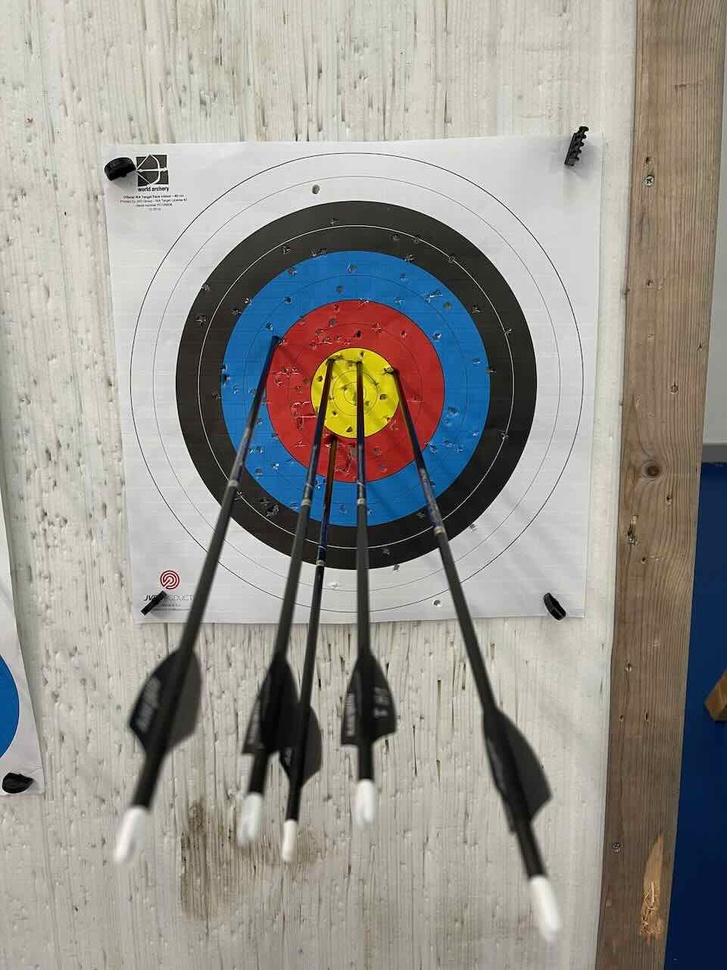
#> input picture plot_test_1_to_10/1.jpeg, 727 x 970 px, shrunk from 960 x 1280 before the run
$ python blob_detection.py
#> lines starting #> are read from the running program, lines starting #| are printed output that depends on the picture; after the words box and inside, x2 and y2 are one past the last pixel; in counts of white or black regions, pixels touching at a corner belong together
import cv2
import numpy as np

# Load the input image
img = cv2.imread('plot_test_1_to_10/1.jpeg')
#> img is the input picture: shape (970, 727, 3); mean B, G, R 142.5, 148.3, 151.2

# Convert the image to grayscale
gray = cv2.cvtColor(img, cv2.COLOR_BGR2GRAY)
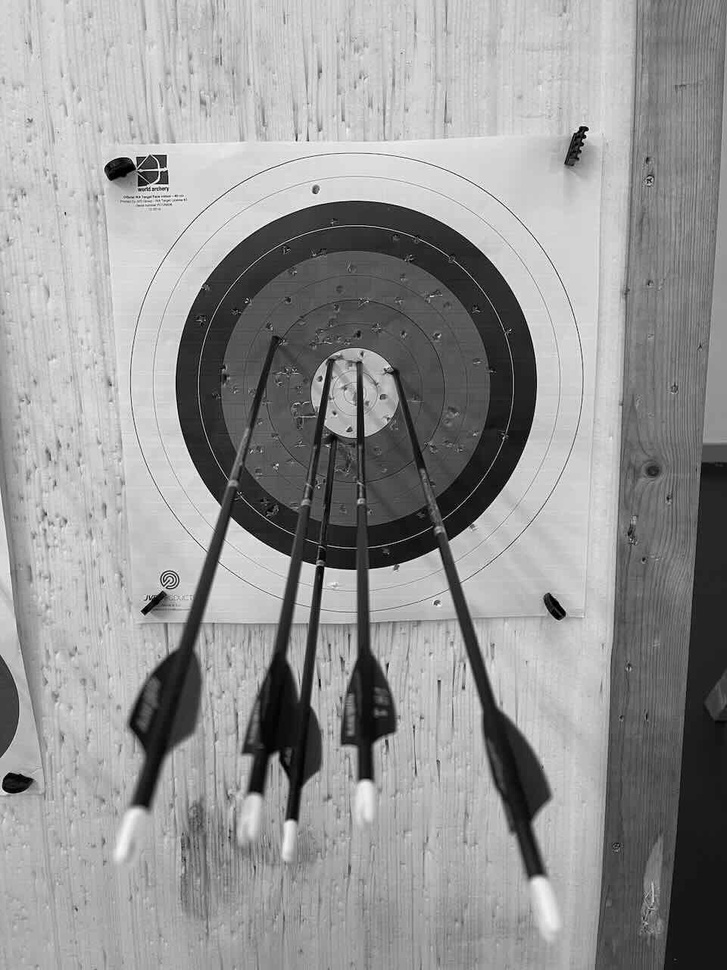
#> gray: shape (970, 727); min 0, max 255, mean 148.5

# Apply thresholding to create a binary image
_, thresh = cv2.threshold(gray, 0, 255, cv2.THRESH_BINARY + cv2.THRESH_OTSU)
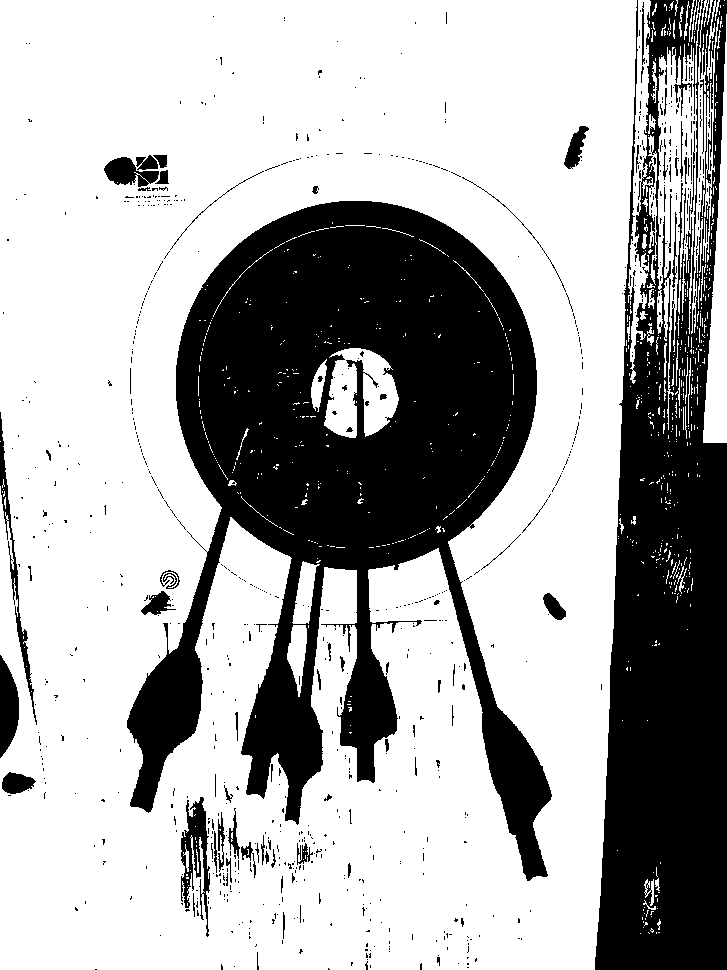
#> thresh: shape (970, 727); 67.7% white; 811 black regions (734 under 20 px), largest, box (x1, y1, x2, y2) and area: (127, 201, 552, 881) 131707, (595, 0, 727, 970) 81795, (181, 797, 210, 937) 1747

# Set up the SimpleBlobDetector parameters
params = cv2.SimpleBlobDetector_Params()

# Filter by circularity
params.filterByCircularity = True
params.minCircularity = 0.5

# Filter by area
params.filterByArea = True
params.minArea = 100

# Filter by convexity
params.filterByConvexity = True
params.minConvexity = 0.5

params.filterByInertia = True
params.minInertiaRatio = 0.9

# Create a detector with the parameters
detector = cv2.SimpleBlobDetector_create(params)

# Detect blobs in the binary image
keypoints = detector.detect(thresh)
#> keypoints = ()

# Draw the detected blobs on the original image
if keypoints:
    for kp in keypoints:
        x, y = np.int32(kp.pt)
        r = np.int32(kp.size / 2)
        cv2.circle(img, (x, y), r, (0, 255, 0), 2)

# Create a new window to display the result
cv2.namedWindow('Target Image', cv2.WINDOW_NORMAL)

# Display the final result
cv2.imshow("Target Image", img)

# Wait for user input and close the window
cv2.waitKey(0)
cv2.destroyAllWindows()

$ run again, with plot_test_1_to_10/10.jpeg copied over plot_test_1_to_10/1.jpeg
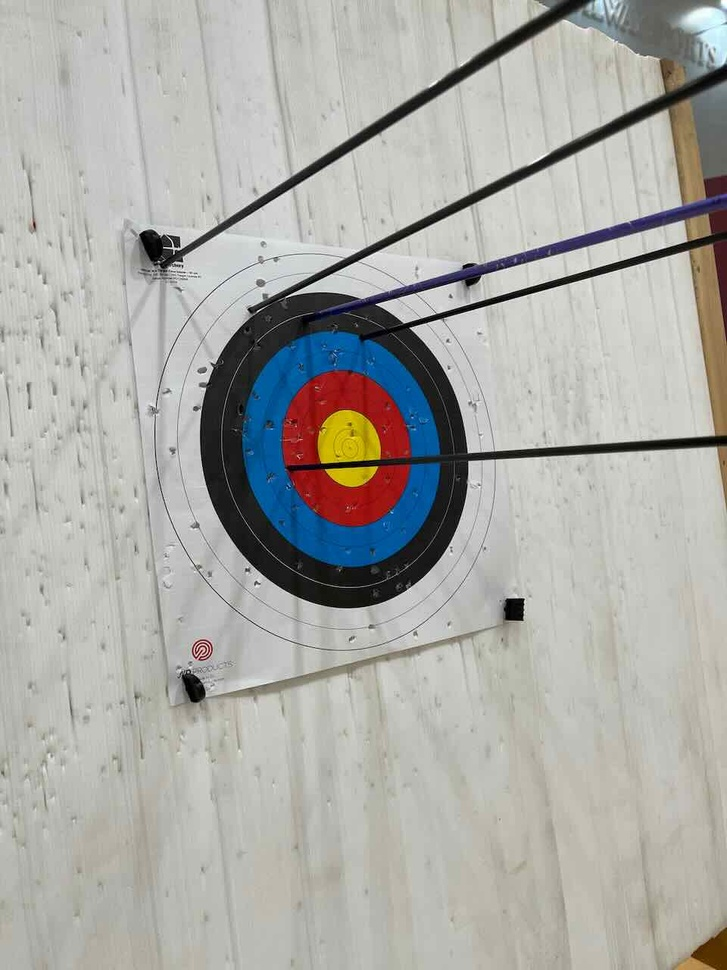
#> input picture plot_test_1_to_10/10.jpeg, 727 x 970 px, shrunk from 960 x 1280 before the run
#> img is the input picture: shape (970, 727, 3); mean B, G, R 166.6, 171.1, 171.1
#> `gray = cv2.cvtColor(img, cv2.COLOR_BGR2GRAY)`:
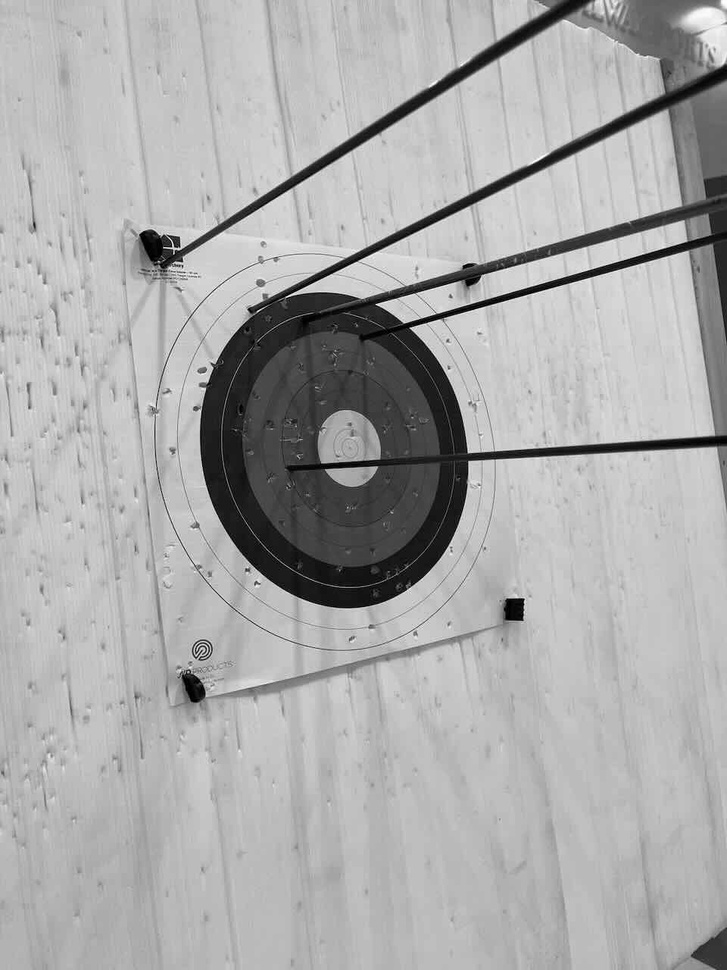
#> gray: shape (970, 727); min 0, max 255, mean 170.6
#> `_, thresh = cv2.threshold(gray, 0, 255, cv2.THRESH_BINARY + cv2.THRESH..`:
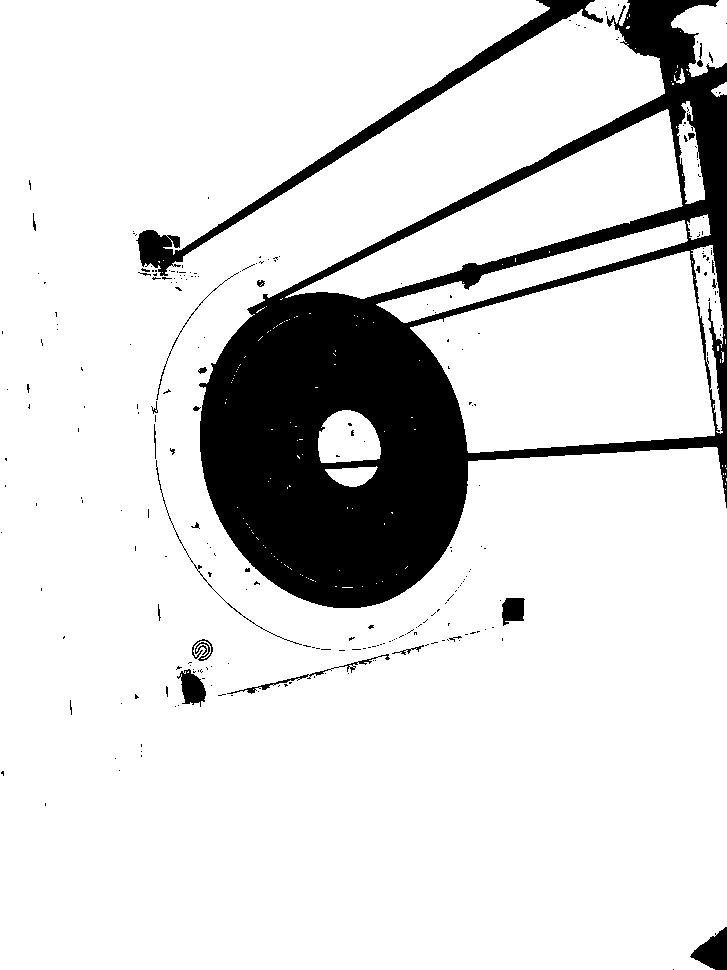
#> thresh: shape (970, 727); 85.7% white; 259 black regions (234 under 20 px), largest, box (x1, y1, x2, y2) and area: (199, 0, 727, 608) 89257, (136, 0, 603, 276) 6990, (690, 927, 727, 970) 937
#> keypoints = ()

$ run again, with plot_test_1_to_10/2.jpeg copied over plot_test_1_to_10/1.jpeg
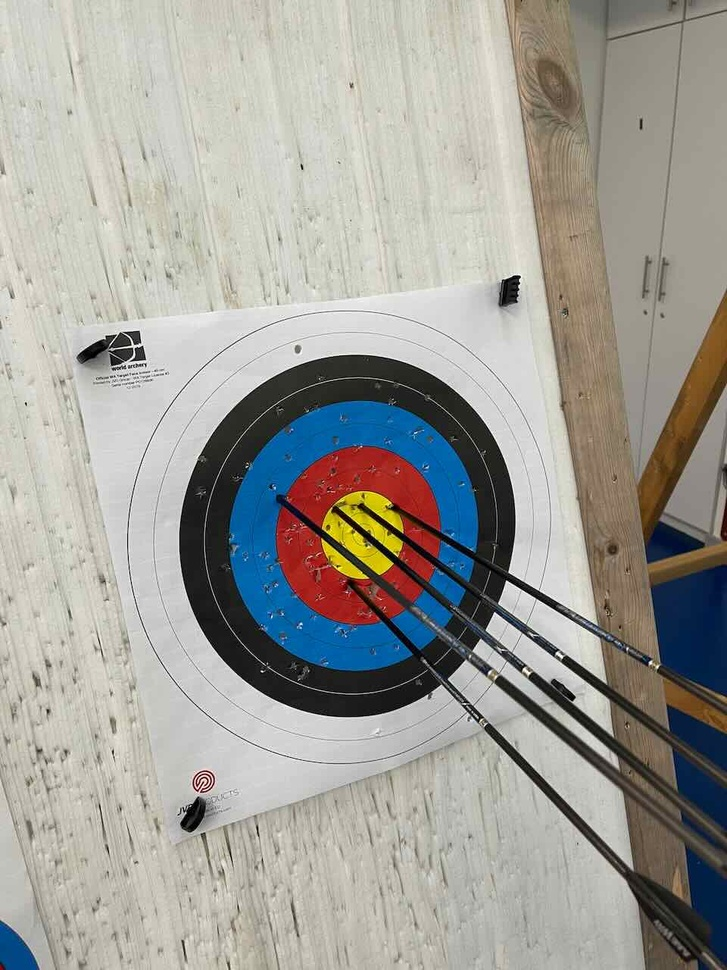
#> input picture plot_test_1_to_10/2.jpeg, 727 x 970 px, shrunk from 960 x 1280 before the run
#> img is the input picture: shape (970, 727, 3); mean B, G, R 152.8, 158.8, 159.9
#> `gray = cv2.cvtColor(img, cv2.COLOR_BGR2GRAY)`:
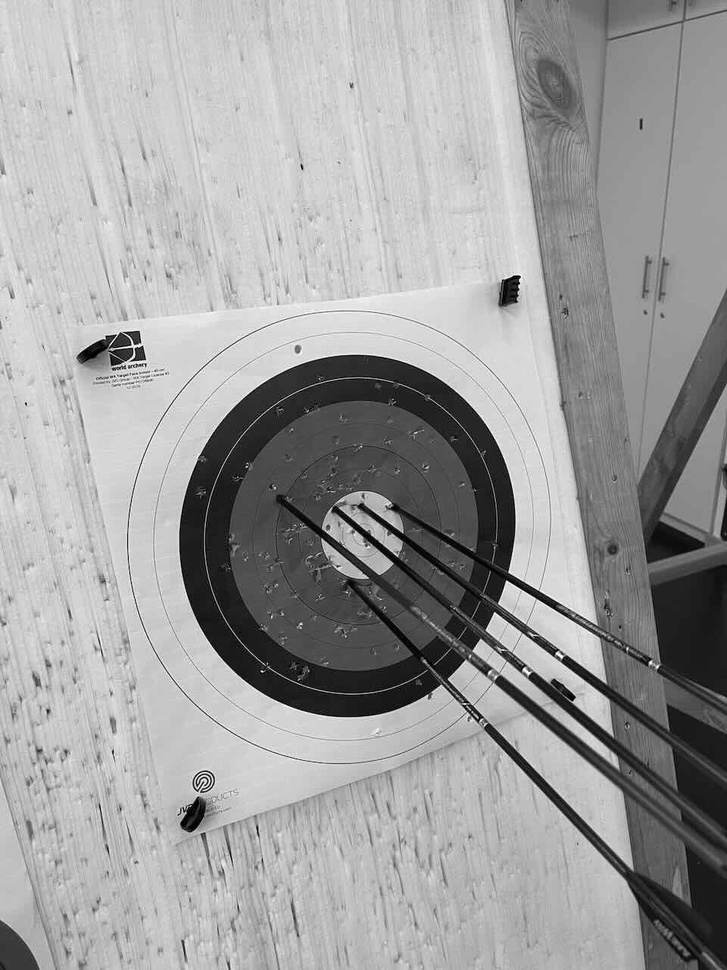
#> gray: shape (970, 727); min 0, max 255, mean 158.5
#> `_, thresh = cv2.threshold(gray, 0, 255, cv2.THRESH_BINARY + cv2.THRESH..`:
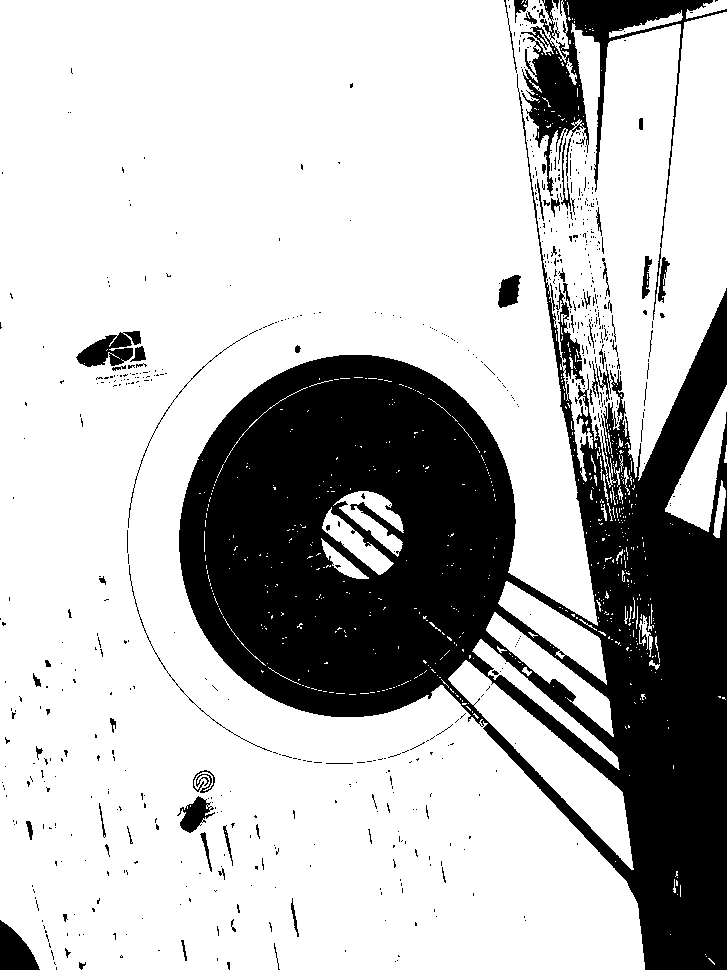
#> thresh: shape (970, 727); 73.9% white; 697 black regions (625 under 20 px), largest, box (x1, y1, x2, y2) and area: (179, 74, 727, 970) 163706, (521, 0, 727, 320) 9862, (76, 331, 141, 367) 1310
#> keypoints = ()

$ run again, with plot_test_1_to_10/3.jpeg copied over plot_test_1_to_10/1.jpeg
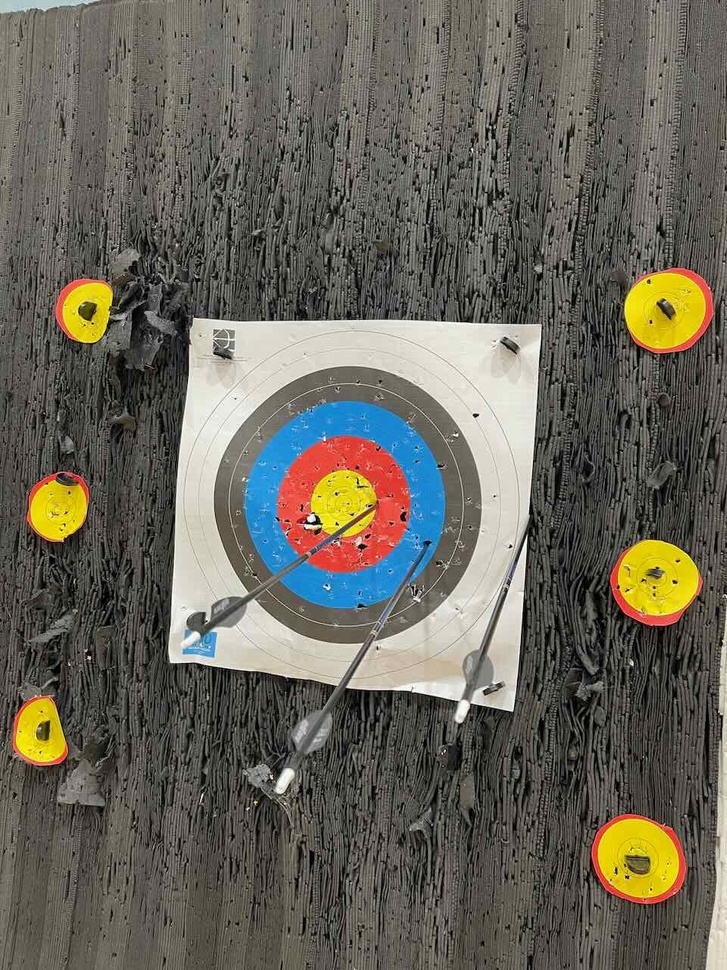
#> input picture plot_test_1_to_10/3.jpeg, 727 x 970 px, shrunk from 960 x 1280 before the run
#> img is the input picture: shape (970, 727, 3); mean B, G, R 90, 100.9, 104.5
#> `gray = cv2.cvtColor(img, cv2.COLOR_BGR2GRAY)`:
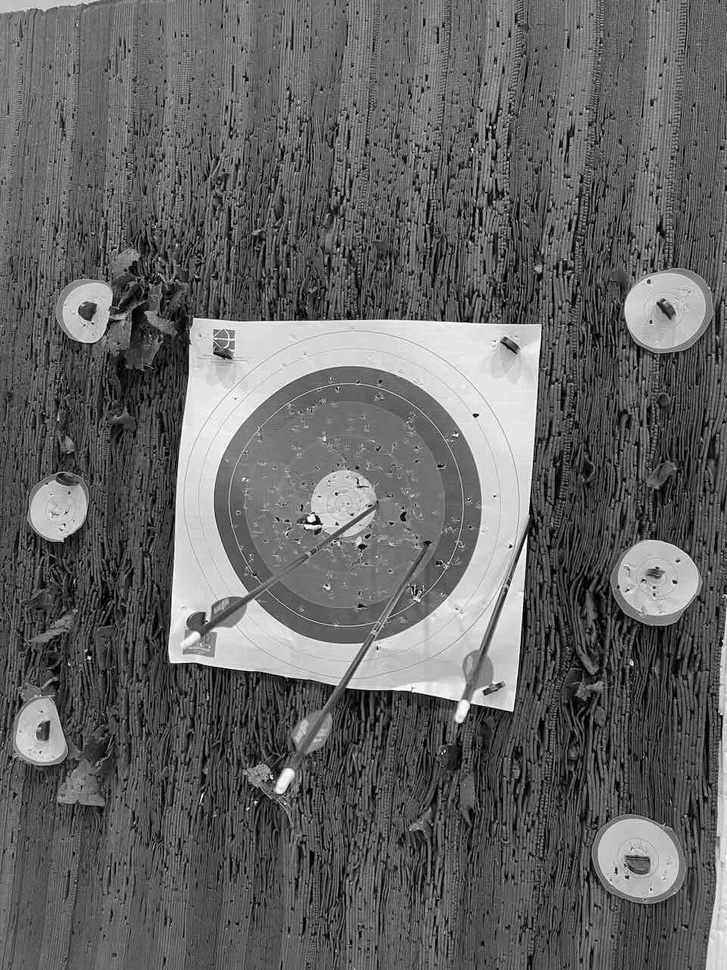
#> gray: shape (970, 727); min 0, max 255, mean 100.7
#> `_, thresh = cv2.threshold(gray, 0, 255, cv2.THRESH_BINARY + cv2.THRESH..`:
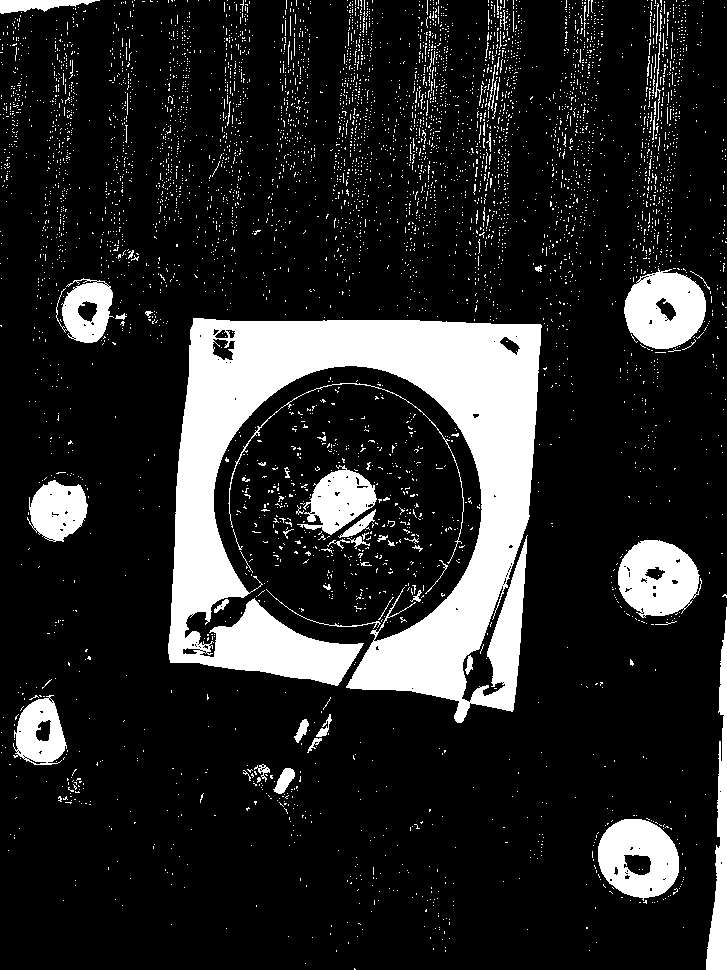
#> thresh: shape (970, 727); 15.7% white; 5370 white regions (5291 under 20 px), largest, box (x1, y1, x2, y2) and area: (168, 318, 542, 723) 66342, (624, 268, 706, 349) 4706, (618, 540, 702, 618) 4612
#> keypoints = ()
